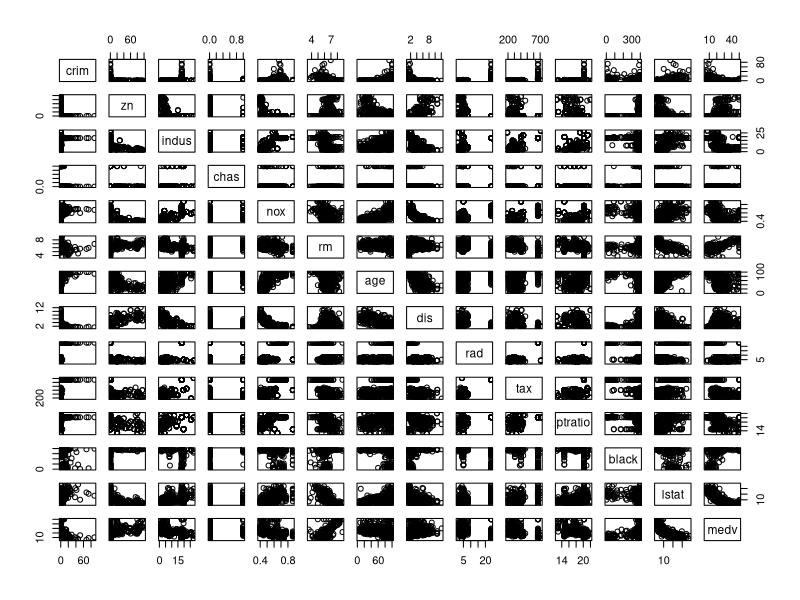
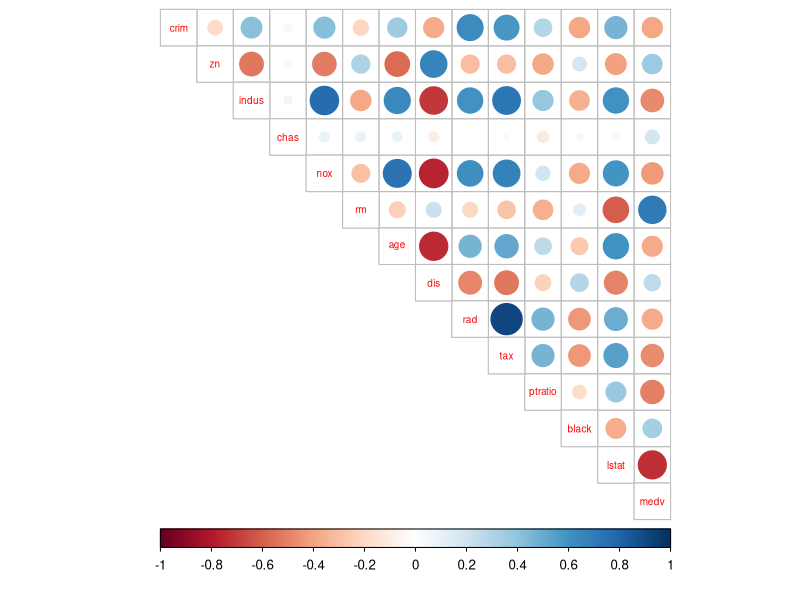
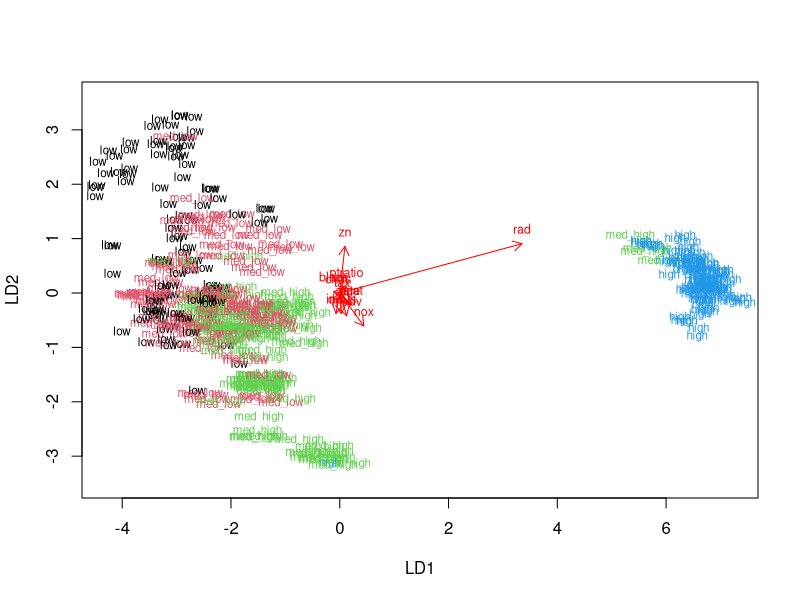
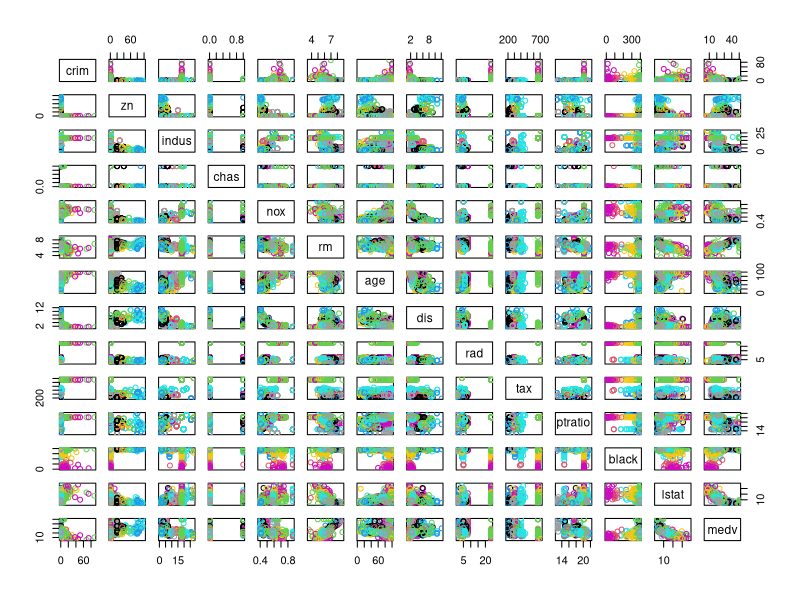
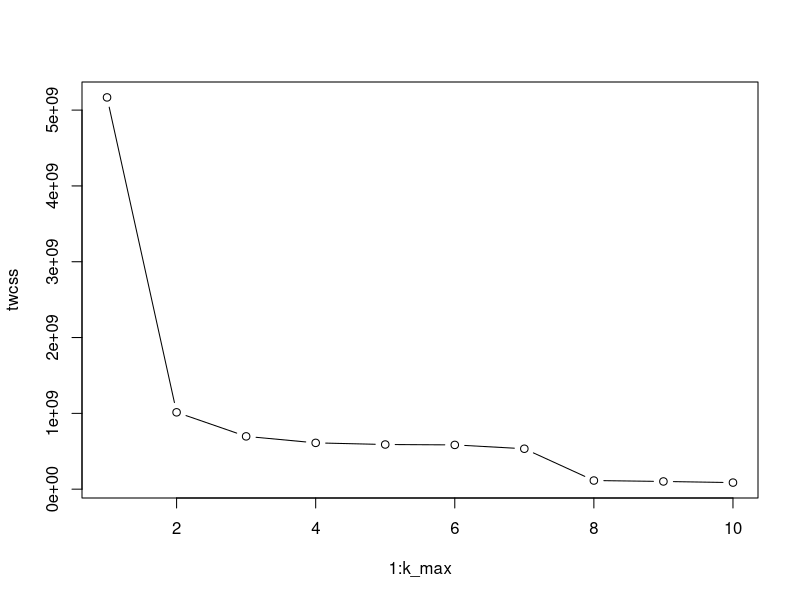
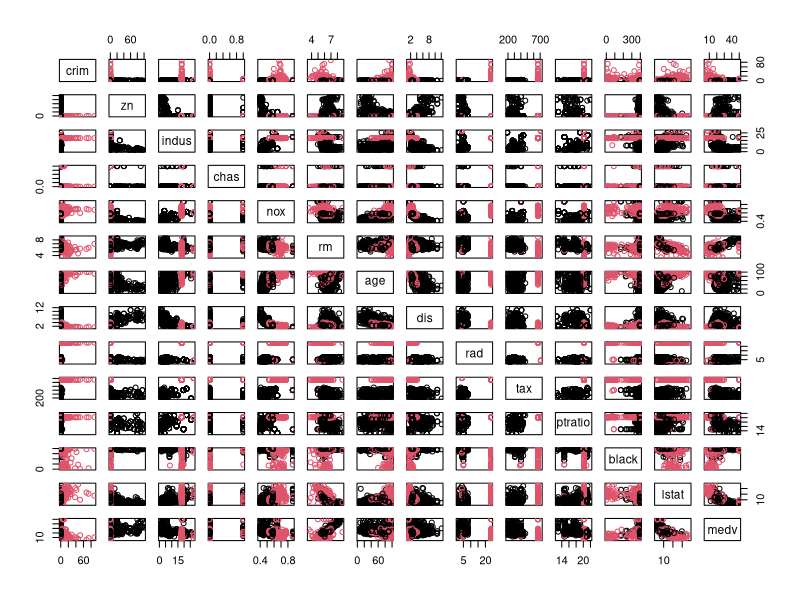

Here is the R script that generated these plots, in order:
## ---- chunk 1
library(dplyr)
library(GGally)
library(ggplot2)
library(boot)
library(corrplot)
library(MASS)
## ---- chunk 2
# loading the data
data("Boston")

# exploring
str(Boston)
dim(Boston)
summary(Boston)
## ---- chunk 3
pairs(Boston)
## ---- chunk 4
cor_matrix <- cor(Boston) %>% round(digits = 2)
cor_matrix
## ---- chunk 5
corrplot(cor_matrix, method="circle", type="upper", cl.pos="b", tl.pos="d", tl.cex=0.6)
## ---- chunk 6
# standardizing the variables and the summary
boston_scaled <- scale(Boston)
summary(boston_scaled)
## ---- chunk 7
# putting it in a df
boston_scaled <- as.data.frame(boston_scaled)
scaled_crim <- boston_scaled$crim
# creating a quantile vector of crim
bins <- quantile(scaled_crim)
# creating the categorical variable 'crime' and summarizing 
crime <- cut(scaled_crim, breaks = bins, include.lowest = TRUE, labels=c("low", "med_low", "med_high", "high"))
summary(crime)
# dropping the old crime rate variables as asked
boston_scaled <- dplyr::select(boston_scaled, -crim)
# and adding the new categorical value to scaled data
boston_scaled <- data.frame(boston_scaled, crime)
## ---- chunk 8
n <- nrow(boston_scaled)
ind <- sample(n,  size = n * 0.8)
# further creating the train and test sets
train <- boston_scaled[ind,]
test <- boston_scaled[-ind,]
## ---- chunk 9
lda.fit <- lda(crime ~ ., data = train)
lda.fit

# the function for lda biplot arrows gotten from datacamp
lda.arrows <- function(x, myscale = 1, arrow_heads = 0.1, color = "red", tex = 0.75, choices = c(1,2)){
  heads <- coef(x)
  arrows(x0 = 0, y0 = 0, 
         x1 = myscale * heads[,choices[1]], 
         y1 = myscale * heads[,choices[2]], col=color, length = arrow_heads)
  text(myscale * heads[,choices], labels = row.names(heads), 
       cex = tex, col=color, pos=3)
}

classes <- as.numeric(train$crime)
# plot the lda results
plot(lda.fit, col= classes, pch = classes,  dimen = 2)
lda.arrows(lda.fit, myscale = 1)
## ---- chunk 10
# saving the correct classes from test data
correct_classes <- test$crime
# removing the crime variable from test data
test <- dplyr::select(test, -crime)
# predict with test data
lda.pred <- predict(lda.fit, newdata = test)
# cross tabulating the results
table(correct = correct_classes, predicted = lda.pred$class)
## ---- chunk 11
# reloading the data, scaling and dataframing
data("Boston")
boston_scaled <- scale(Boston)
boston_scaled <- as.data.frame(boston_scaled)
# euclidean distance matrix
dist_eu <- dist(Boston)
# the summary of the distances
summary(dist_eu)
# manhattan distance matrix
dist_man <- dist(Boston, method = 'manhattan')
# the summary of the distances
summary(dist_man)
## ---- chunk 12
km <-kmeans(dist_eu, centers = 15)
# and ploting the Boston dataset with clusters
pairs(Boston, col = km$cluster)
## ---- chunk 13
set.seed(123)
k_max <- 10
# calculating the total within sum of squares
twcss <- sapply(1:k_max, function(k){kmeans(dist_eu, k)$tot.withinss})
# visualizing the results
plot(1:k_max, twcss, type='b')
## ---- chunk 14
# k-means clustering
km <-kmeans(dist_eu, centers = 2)
# ploting the Boston dataset with clusters
pairs(Boston, col = km$cluster)
